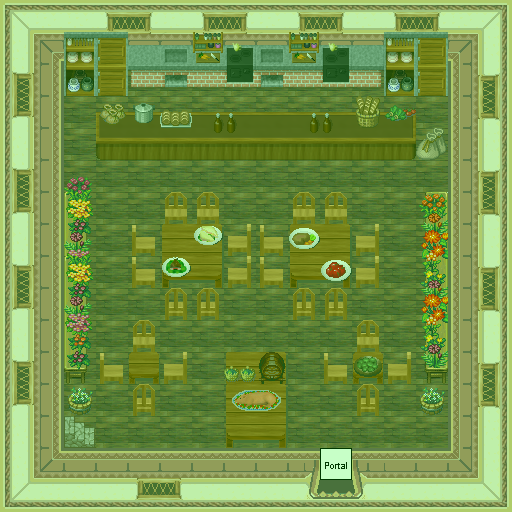

Rendered tile map (Tiled .tmx) drawn with the repository's tilesets; below, a short description and the map source with its tile grids summarised:
An orthogonal 16x16 tile map with 32x32 px tiles, 7 tile layers (0_floor, 1_terrain, 2_object, 3_roof, ...), 1 hidden layer not drawn, 24 tilesets.

<map version="1.0" orientation="orthogonal" renderorder="right-down" width="16" height="16" tilewidth="32" tileheight="32" nextobjectid="1">
 <tileset firstgid="1" name="wall" tilewidth="32" tileheight="32" tilecount="16" columns="2">
  <image source="../../tileset/building/wall/int_wall_pale.png" width="64" height="256" />
 </tileset>
 <tileset firstgid="17" name="wall2" tilewidth="32" tileheight="32" tilecount="20" columns="2">
  <image source="../../tileset/building/wall/int_wall_purple.png" width="64" height="320" />
 </tileset>
 <tileset firstgid="37" name="entrance" tilewidth="32" tileheight="32" tilecount="36" columns="9">
  <image source="../../tileset/building/entrance/pale_red_ns.png" width="288" height="128" />
 </tileset>
 <tileset firstgid="73" name="Floor" tilewidth="32" tileheight="32" tilecount="9" columns="3">
  <image source="../../tileset/ground/indoor/floor_tiles.png" width="96" height="96" />
 </tileset>
 <tileset firstgid="82" name="Stairs" tilewidth="32" tileheight="32" tilecount="12" columns="2">
  <image source="../../tileset/building/stairs/stairs.png" width="64" height="192" />
 </tileset>
 <tileset firstgid="94" name="Windows" tilewidth="32" tileheight="32" tilecount="16" columns="4">
  <image source="../../tileset/building/window/int_windows_purple.png" width="128" height="128" />
 </tileset>
 <tileset firstgid="110" name="Kitchen" tilewidth="32" tileheight="32" tilecount="44" columns="4">
  <image source="../../tileset/furniture/kitchen/cabinets.png" width="128" height="352" />
 </tileset>
 <tileset firstgid="154" name="Chair" tilewidth="32" tileheight="32" tilecount="5" columns="5">
  <image source="../../tileset/furniture/chair/wooden.png" width="160" height="32" />
 </tileset>
 <tileset firstgid="159" name="Table Beer" tilewidth="32" tileheight="32" tilecount="10" columns="5">
  <image source="../../tileset/furniture/table/table_with_beer_dark.png" width="160" height="64" />
 </tileset>
 <tileset firstgid="169" name="Flowerbench" tilewidth="32" tileheight="32" tilecount="10" columns="2">
  <image source="../../tileset/furniture/table/flowers_on_benches.png" width="64" height="160" />
 </tileset>
 <tileset firstgid="179" name="Table" tilewidth="32" tileheight="32" tilecount="1" columns="1">
  <image source="../../tileset/furniture/table/square.png" width="32" height="32" />
 </tileset>
 <tileset firstgid="180" name="Table" tilewidth="32" tileheight="32" tilecount="9" columns="3">
  <image source="../../tileset/furniture/table/wooden_rectangular.png" width="96" height="96" />
 </tileset>
 <tileset firstgid="189" name="food preperation" tilewidth="32" tileheight="32" tilecount="16" columns="4">
  <image source="../../tileset/item/household/food_preparation.png" width="128" height="128" />
 </tileset>
 <tileset firstgid="205" name="barrel flower" tilewidth="32" tileheight="32" tilecount="1" columns="1">
  <image source="../../tileset/item/pot/barrel_with_flower.png" width="32" height="32" />
 </tileset>
 <tileset firstgid="206" name="Meals" tilewidth="32" tileheight="32" tilecount="4" columns="2">
  <image source="../../tileset/item/food/meals_3.png" width="64" height="64" />
 </tileset>
 <tileset firstgid="210" name="Meal" tilewidth="32" tileheight="32" tilecount="2" columns="2">
  <image source="../../tileset/item/food/meals_1.png" width="64" height="32" />
 </tileset>
 <tileset firstgid="212" name="Bread" tilewidth="32" tileheight="32" tilecount="4" columns="4">
  <image source="../../tileset/item/food/bread.png" width="128" height="32" />
 </tileset>
 <tileset firstgid="216" name="rustic meal" tilewidth="32" tileheight="32" tilecount="2" columns="2">
  <image source="../../tileset/item/food/rustic_meals.png" width="64" height="32" />
 </tileset>
 <tileset firstgid="218" name="Piglet" tilewidth="32" tileheight="32" tilecount="2" columns="2">
  <image source="../../tileset/item/food/piglet.png" width="64" height="32" />
 </tileset>
 <tileset firstgid="220" name="Casks" tilewidth="32" tileheight="32" tilecount="4" columns="2">
  <image source="../../tileset/item/drink/casks.png" width="64" height="64" />
 </tileset>
 <tileset firstgid="224" name="beers and flasks" tilewidth="32" tileheight="32" tilecount="12" columns="4">
  <image source="../../tileset/item/drink/beers_and_flasks.png" width="128" height="96" />
 </tileset>
 <tileset firstgid="236" name="Collision" tilewidth="32" tileheight="32" tilecount="1" columns="1">
  <image source="../../tileset/logic/collision.png" width="32" height="32" />
 </tileset>
 <tileset firstgid="237" name="Protection" tilewidth="32" tileheight="32" tilecount="2" columns="2">
  <image source="../../tileset/logic/protection.png" width="64" height="32" />
 </tileset>
 <tileset firstgid="239" name="Portal" tilewidth="32" tileheight="32" tilecount="7" columns="7">
  <image source="../../tileset/logic/portal.png" width="224" height="32" />
 </tileset>
 <layer name="0_floor" width="16" height="16">
  <data>[256 cells, 144 non-empty, 1 distinct tile ids]</data>
 </layer>
 <layer name="1_terrain" width="16" height="16">
  <data>[256 cells, 184 non-empty, 66 distinct tile ids]</data>
 </layer>
 <layer name="2_object" width="16" height="16">
  <data>[256 cells, 15 non-empty, 12 distinct tile ids]</data>
 </layer>
 <layer name="3_roof" width="16" height="16">
  <data>[256 cells, 23 non-empty, 14 distinct tile ids]</data>
 </layer>
 <layer name="4_roof_add" width="16" height="16">
  <data>[256 cells, 5 non-empty, 5 distinct tile ids]</data>
 </layer>
 <layer name="objects" width="16" height="16">
  <data>[256 cells, 1 non-empty, 1 distinct tile ids]</data>
 </layer>
 <layer name="collision" width="16" height="16" visible="0" opacity="0.29">
  <data>[256 cells, 158 non-empty, 1 distinct tile ids]</data>
 </layer>
 <layer name="protection" width="16" height="16" opacity="0.22">
  <data>[256 cells, 256 non-empty, 1 distinct tile ids]</data>
 </layer>
</map>
